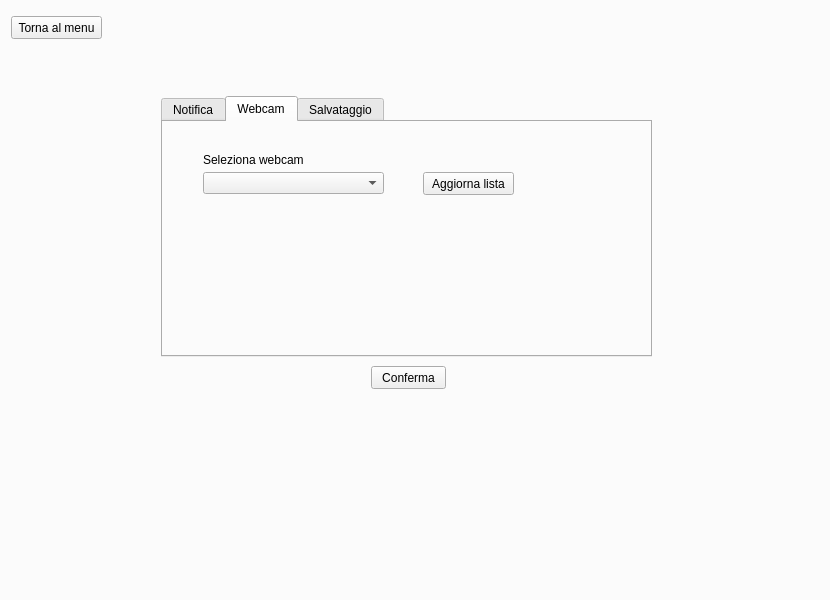
<?xml version="1.0" encoding="UTF-8"?>
<ui version="4.0">
 <class>MainWindow</class>
 <widget class="QMainWindow" name="MainWindow">
  <property name="geometry">
   <rect>
    <x>0</x>
    <y>0</y>
    <width>830</width>
    <height>600</height>
   </rect>
  </property>
  <property name="windowTitle">
   <string>IntruderVISION</string>
  </property>
  <widget class="QWidget" name="centralWidget">
   <widget class="QTabWidget" name="tab_UI">
    <property name="geometry">
     <rect>
      <x>-1</x>
      <y>-30</y>
      <width>835</width>
      <height>641</height>
     </rect>
    </property>
    <property name="tabShape">
     <enum>QTabWidget::Rounded</enum>
    </property>
    <property name="currentIndex">
     <number>2</number>
    </property>
    <property name="elideMode">
     <enum>Qt::ElideNone</enum>
    </property>
    <property name="usesScrollButtons">
     <bool>false</bool>
    </property>
    <property name="documentMode">
     <bool>false</bool>
    </property>
    <property name="tabsClosable">
     <bool>false</bool>
    </property>
    <property name="movable">
     <bool>false</bool>
    </property>
    <property name="tabBarAutoHide">
     <bool>true</bool>
    </property>
    <widget class="QWidget" name="Menu">
     <attribute name="title">
      <string>Menu</string>
     </attribute>
     <widget class="QLabel" name="lbl_Title">
      <property name="geometry">
       <rect>
        <x>110</x>
        <y>200</y>
        <width>391</width>
        <height>141</height>
       </rect>
      </property>
      <property name="text">
       <string>&lt;html&gt;&lt;head/&gt;&lt;body&gt;&lt;p align=&quot;center&quot;&gt;&lt;span style=&quot; font-size:28pt; font-weight:600;&quot;&gt;IntruderVISION&lt;/span&gt;&lt;/p&gt;&lt;p align=&quot;center&quot;&gt;&lt;span style=&quot; font-size:18pt;&quot;&gt;Qt Edition&lt;/span&gt;&lt;/p&gt;&lt;/body&gt;&lt;/html&gt;</string>
      </property>
     </widget>
     <widget class="QPushButton" name="pb_openAcq">
      <property name="geometry">
       <rect>
        <x>550</x>
        <y>220</y>
        <width>75</width>
        <height>23</height>
       </rect>
      </property>
      <property name="text">
       <string>Monitoraggio</string>
      </property>
     </widget>
     <widget class="QPushButton" name="pb_openSettings">
      <property name="geometry">
       <rect>
        <x>550</x>
        <y>260</y>
        <width>75</width>
        <height>23</height>
       </rect>
      </property>
      <property name="text">
       <string>Impostazioni</string>
      </property>
     </widget>
     <widget class="QPushButton" name="pb_openCalibration">
      <property name="geometry">
       <rect>
        <x>550</x>
        <y>300</y>
        <width>75</width>
        <height>23</height>
       </rect>
      </property>
      <property name="text">
       <string>Calibrazione</string>
      </property>
     </widget>
    </widget>
    <widget class="QWidget" name="Acquisition">
     <attribute name="title">
      <string>Acquisition</string>
     </attribute>
     <widget class="QLabel" name="lblTxt_fps">
      <property name="enabled">
       <bool>false</bool>
      </property>
      <property name="geometry">
       <rect>
        <x>50</x>
        <y>440</y>
        <width>21</width>
        <height>21</height>
       </rect>
      </property>
      <property name="text">
       <string>fps</string>
      </property>
     </widget>
     <widget class="QLabel" name="lbl_original">
      <property name="geometry">
       <rect>
        <x>60</x>
        <y>70</y>
        <width>400</width>
        <height>300</height>
       </rect>
      </property>
      <property name="autoFillBackground">
       <bool>true</bool>
      </property>
      <property name="frameShape">
       <enum>QFrame::Box</enum>
      </property>
      <property name="text">
       <string/>
      </property>
      <property name="scaledContents">
       <bool>true</bool>
      </property>
     </widget>
     <widget class="QSpinBox" name="sb_fpsCounter">
      <property name="enabled">
       <bool>false</bool>
      </property>
      <property name="geometry">
       <rect>
        <x>70</x>
        <y>440</y>
        <width>42</width>
        <height>22</height>
       </rect>
      </property>
      <property name="focusPolicy">
       <enum>Qt::NoFocus</enum>
      </property>
      <property name="frame">
       <bool>true</bool>
      </property>
      <property name="readOnly">
       <bool>true</bool>
      </property>
      <property name="buttonSymbols">
       <enum>QAbstractSpinBox::NoButtons</enum>
      </property>
      <property name="keyboardTracking">
       <bool>false</bool>
      </property>
      <property name="maximum">
       <number>99</number>
      </property>
     </widget>
     <widget class="QTextEdit" name="txte_errors">
      <property name="geometry">
       <rect>
        <x>160</x>
        <y>430</y>
        <width>191</width>
        <height>41</height>
       </rect>
      </property>
      <property name="font">
       <font>
        <pointsize>16</pointsize>
       </font>
      </property>
      <property name="layoutDirection">
       <enum>Qt::RightToLeft</enum>
      </property>
      <property name="autoFillBackground">
       <bool>false</bool>
      </property>
      <property name="frameShape">
       <enum>QFrame::NoFrame</enum>
      </property>
      <property name="frameShadow">
       <enum>QFrame::Plain</enum>
      </property>
      <property name="lineWidth">
       <number>1</number>
      </property>
      <property name="midLineWidth">
       <number>0</number>
      </property>
      <property name="verticalScrollBarPolicy">
       <enum>Qt::ScrollBarAlwaysOff</enum>
      </property>
      <property name="horizontalScrollBarPolicy">
       <enum>Qt::ScrollBarAlwaysOff</enum>
      </property>
      <property name="undoRedoEnabled">
       <bool>false</bool>
      </property>
      <property name="readOnly">
       <bool>true</bool>
      </property>
      <property name="textInteractionFlags">
       <set>Qt::NoTextInteraction</set>
      </property>
     </widget>
     <widget class="QPushButton" name="pb_backToMenu">
      <property name="geometry">
       <rect>
        <x>10</x>
        <y>20</y>
        <width>91</width>
        <height>23</height>
       </rect>
      </property>
      <property name="text">
       <string>Torna al menu</string>
      </property>
     </widget>
     <widget class="QDoubleSpinBox" name="sb_DoubleArea">
      <property name="geometry">
       <rect>
        <x>200</x>
        <y>500</y>
        <width>61</width>
        <height>22</height>
       </rect>
      </property>
      <property name="font">
       <font>
        <pointsize>14</pointsize>
       </font>
      </property>
      <property name="frame">
       <bool>false</bool>
      </property>
      <property name="buttonSymbols">
       <enum>QAbstractSpinBox::NoButtons</enum>
      </property>
      <property name="keyboardTracking">
       <bool>false</bool>
      </property>
      <property name="maximum">
       <double>31000.000000000000000</double>
      </property>
     </widget>
     <widget class="QLabel" name="lblTxt_MovingArea">
      <property name="geometry">
       <rect>
        <x>180</x>
        <y>480</y>
        <width>161</width>
        <height>16</height>
       </rect>
      </property>
      <property name="text">
       <string>Dimensione area del movimento</string>
      </property>
     </widget>
     <widget class="QLabel" name="lblTxt_cmSQ">
      <property name="geometry">
       <rect>
        <x>270</x>
        <y>500</y>
        <width>47</width>
        <height>21</height>
       </rect>
      </property>
      <property name="text">
       <string>&lt;html&gt;&lt;head/&gt;&lt;body&gt;&lt;p&gt;&lt;span style=&quot; font-size:14pt;&quot;&gt;cm&lt;/span&gt;&lt;span style=&quot; font-size:14pt; vertical-align:super;&quot;&gt;2&lt;/span&gt;&lt;/p&gt;&lt;/body&gt;&lt;/html&gt;</string>
      </property>
     </widget>
     <widget class="QListWidget" name="listOut_intrusions">
      <property name="geometry">
       <rect>
        <x>510</x>
        <y>70</y>
        <width>231</width>
        <height>451</height>
       </rect>
      </property>
     </widget>
     <widget class="QPushButton" name="pb_getSnapshot">
      <property name="geometry">
       <rect>
        <x>60</x>
        <y>380</y>
        <width>401</width>
        <height>41</height>
       </rect>
      </property>
      <property name="text">
       <string>Scatta foto</string>
      </property>
     </widget>
    </widget>
    <widget class="QWidget" name="Settings">
     <attribute name="title">
      <string>Settings</string>
     </attribute>
     <widget class="QTabWidget" name="tab_settings">
      <property name="geometry">
       <rect>
        <x>160</x>
        <y>100</y>
        <width>491</width>
        <height>261</height>
       </rect>
      </property>
      <property name="currentIndex">
       <number>1</number>
      </property>
      <widget class="QWidget" name="Notifica">
       <attribute name="title">
        <string>Notifica</string>
       </attribute>
       <widget class="QLineEdit" name="strIn_EmailAddress">
        <property name="geometry">
         <rect>
          <x>40</x>
          <y>80</y>
          <width>281</width>
          <height>21</height>
         </rect>
        </property>
       </widget>
       <widget class="QCheckBox" name="cb_SendMails">
        <property name="geometry">
         <rect>
          <x>40</x>
          <y>30</y>
          <width>131</width>
          <height>17</height>
         </rect>
        </property>
        <property name="text">
         <string>Attivare l'invio di email?</string>
        </property>
       </widget>
       <widget class="QCheckBox" name="cb_MailMovementDetected">
        <property name="geometry">
         <rect>
          <x>40</x>
          <y>140</y>
          <width>191</width>
          <height>17</height>
         </rect>
        </property>
        <property name="text">
         <string>È stato rilevato un movimento</string>
        </property>
       </widget>
       <widget class="QCheckBox" name="cb_MailAddressChanged">
        <property name="geometry">
         <rect>
          <x>40</x>
          <y>160</y>
          <width>201</width>
          <height>17</height>
         </rect>
        </property>
        <property name="text">
         <string>È stato modificato l'indirizzo email</string>
        </property>
       </widget>
       <widget class="QCheckBox" name="cb_MailSessionEnded">
        <property name="geometry">
         <rect>
          <x>40</x>
          <y>180</y>
          <width>251</width>
          <height>17</height>
         </rect>
        </property>
        <property name="text">
         <string>La sessione di monitoraggio viene terminata</string>
        </property>
       </widget>
       <widget class="QLabel" name="lblTxt_InserMailAddress">
        <property name="geometry">
         <rect>
          <x>40</x>
          <y>60</y>
          <width>151</width>
          <height>16</height>
         </rect>
        </property>
        <property name="text">
         <string>Inserisci indirizzo email</string>
        </property>
       </widget>
       <widget class="QLabel" name="lblTxt_SendMailIf">
        <property name="geometry">
         <rect>
          <x>40</x>
          <y>120</y>
          <width>111</width>
          <height>16</height>
         </rect>
        </property>
        <property name="text">
         <string>Invia email se:</string>
        </property>
       </widget>
       <widget class="QPushButton" name="pb_TestMail">
        <property name="geometry">
         <rect>
          <x>340</x>
          <y>80</y>
          <width>75</width>
          <height>23</height>
         </rect>
        </property>
        <property name="text">
         <string>Test Mail</string>
        </property>
       </widget>
       <widget class="QLabel" name="lblTxt_isMailValid">
        <property name="geometry">
         <rect>
          <x>200</x>
          <y>60</y>
          <width>121</width>
          <height>16</height>
         </rect>
        </property>
        <property name="text">
         <string>&lt;html&gt;&lt;head/&gt;&lt;body&gt;&lt;p&gt;&lt;span style=&quot; color:#ff0000;&quot;&gt;Indirizzo email non valido&lt;/span&gt;&lt;/p&gt;&lt;/body&gt;&lt;/html&gt;</string>
        </property>
       </widget>
      </widget>
      <widget class="QWidget" name="Webcam">
       <attribute name="title">
        <string>Webcam</string>
       </attribute>
       <widget class="QComboBox" name="cb_selectWebcam">
        <property name="geometry">
         <rect>
          <x>40</x>
          <y>50</y>
          <width>181</width>
          <height>22</height>
         </rect>
        </property>
       </widget>
       <widget class="QLabel" name="lblTxt_SelezionaWebcam">
        <property name="geometry">
         <rect>
          <x>40</x>
          <y>30</y>
          <width>101</width>
          <height>16</height>
         </rect>
        </property>
        <property name="text">
         <string>Seleziona webcam</string>
        </property>
       </widget>
       <widget class="QPushButton" name="pb_refreshWebcamList">
        <property name="geometry">
         <rect>
          <x>260</x>
          <y>50</y>
          <width>91</width>
          <height>23</height>
         </rect>
        </property>
        <property name="text">
         <string>Aggiorna lista</string>
        </property>
       </widget>
      </widget>
      <widget class="QWidget" name="Save">
       <attribute name="title">
        <string>Salvataggio</string>
       </attribute>
       <widget class="QCheckBox" name="cb_SaveMedia">
        <property name="geometry">
         <rect>
          <x>40</x>
          <y>30</y>
          <width>231</width>
          <height>17</height>
         </rect>
        </property>
        <property name="text">
         <string>Attiva il salvataggio di video</string>
        </property>
       </widget>
       <widget class="QLineEdit" name="strIn_savePath">
        <property name="geometry">
         <rect>
          <x>40</x>
          <y>80</y>
          <width>281</width>
          <height>21</height>
         </rect>
        </property>
        <property name="readOnly">
         <bool>true</bool>
        </property>
       </widget>
       <widget class="QLabel" name="lblTxt_SavePath">
        <property name="geometry">
         <rect>
          <x>40</x>
          <y>60</y>
          <width>121</width>
          <height>16</height>
         </rect>
        </property>
        <property name="text">
         <string>Indirizzo di salvataggio</string>
        </property>
       </widget>
       <widget class="QPushButton" name="pb_chooseFile">
        <property name="geometry">
         <rect>
          <x>340</x>
          <y>80</y>
          <width>75</width>
          <height>23</height>
         </rect>
        </property>
        <property name="text">
         <string>Sfoglia...</string>
        </property>
       </widget>
      </widget>
     </widget>
     <widget class="QPushButton" name="pb_backToMenu2">
      <property name="geometry">
       <rect>
        <x>10</x>
        <y>20</y>
        <width>91</width>
        <height>23</height>
       </rect>
      </property>
      <property name="text">
       <string>Torna al menu</string>
      </property>
     </widget>
     <widget class="QPushButton" name="pb_confirm">
      <property name="geometry">
       <rect>
        <x>370</x>
        <y>370</y>
        <width>75</width>
        <height>23</height>
       </rect>
      </property>
      <property name="text">
       <string>Conferma</string>
      </property>
     </widget>
    </widget>
    <widget class="QWidget" name="Calibration">
     <attribute name="title">
      <string>Calibration</string>
     </attribute>
     <widget class="QLabel" name="lbl_CalibPreview">
      <property name="geometry">
       <rect>
        <x>200</x>
        <y>100</y>
        <width>400</width>
        <height>300</height>
       </rect>
      </property>
      <property name="autoFillBackground">
       <bool>true</bool>
      </property>
      <property name="frameShape">
       <enum>QFrame::Box</enum>
      </property>
      <property name="text">
       <string/>
      </property>
      <property name="scaledContents">
       <bool>true</bool>
      </property>
     </widget>
     <widget class="QPushButton" name="pb_GetCalibrationImage">
      <property name="geometry">
       <rect>
        <x>340</x>
        <y>420</y>
        <width>121</width>
        <height>41</height>
       </rect>
      </property>
      <property name="text">
       <string>Calibra</string>
      </property>
     </widget>
     <widget class="QPushButton" name="pb_backToMenu3">
      <property name="geometry">
       <rect>
        <x>10</x>
        <y>20</y>
        <width>91</width>
        <height>23</height>
       </rect>
      </property>
      <property name="text">
       <string>Torna al menu</string>
      </property>
     </widget>
    </widget>
   </widget>
  </widget>
  <widget class="QMenuBar" name="menuBar">
   <property name="geometry">
    <rect>
     <x>0</x>
     <y>0</y>
     <width>830</width>
     <height>21</height>
    </rect>
   </property>
  </widget>
  <action name="actionAbout_sw">
   <property name="text">
    <string>About sw ...</string>
   </property>
  </action>
  <action name="actionHow_to">
   <property name="text">
    <string>How to ...</string>
   </property>
  </action>
 </widget>
 <layoutdefault spacing="6" margin="11"/>
 <resources/>
 <connections/>
</ui>
